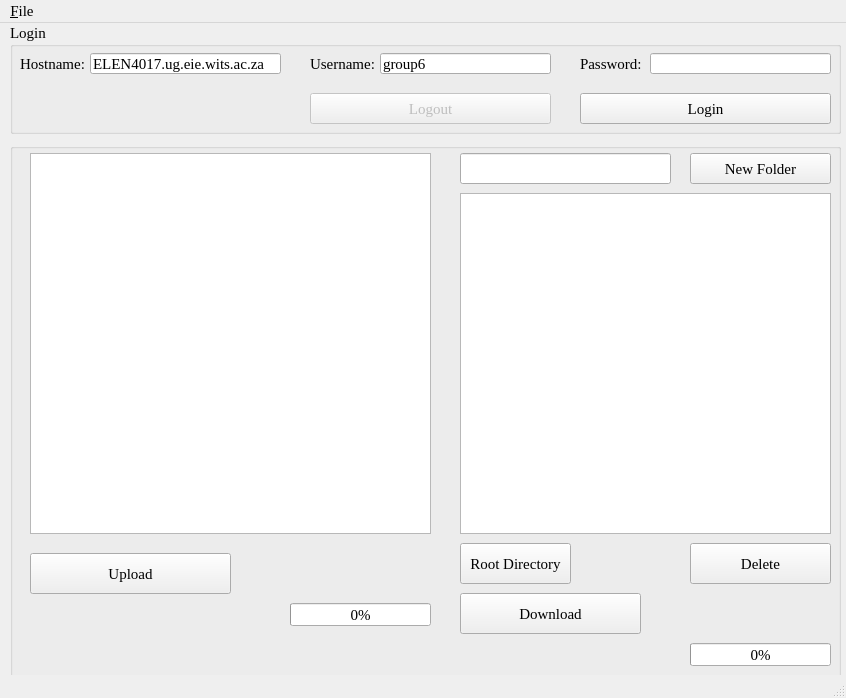
<?xml version="1.0" encoding="UTF-8"?>
<ui version="4.0">
 <class>clientUIMain</class>
 <widget class="QMainWindow" name="clientUIMain">
  <property name="windowModality">
   <enum>Qt::WindowModal</enum>
  </property>
  <property name="geometry">
   <rect>
    <x>0</x>
    <y>0</y>
    <width>846</width>
    <height>698</height>
   </rect>
  </property>
  <property name="minimumSize">
   <size>
    <width>846</width>
    <height>698</height>
   </size>
  </property>
  <property name="maximumSize">
   <size>
    <width>846</width>
    <height>698</height>
   </size>
  </property>
  <property name="baseSize">
   <size>
    <width>846</width>
    <height>698</height>
   </size>
  </property>
  <property name="font">
   <font>
    <family>Times New Roman</family>
    <pointsize>11</pointsize>
   </font>
  </property>
  <property name="windowTitle">
   <string>GROUP 6 FTP CLIENT</string>
  </property>
  <widget class="QWidget" name="centralwidget">
   <widget class="QGroupBox" name="groupBoxLogin">
    <property name="enabled">
     <bool>true</bool>
    </property>
    <property name="geometry">
     <rect>
      <x>10</x>
      <y>0</y>
      <width>831</width>
      <height>111</height>
     </rect>
    </property>
    <property name="font">
     <font>
      <family>Times New Roman</family>
      <pointsize>11</pointsize>
     </font>
    </property>
    <property name="title">
     <string>Login</string>
    </property>
    <property name="alignment">
     <set>Qt::AlignLeading|Qt::AlignLeft|Qt::AlignTop</set>
    </property>
    <property name="flat">
     <bool>false</bool>
    </property>
    <widget class="QPushButton" name="pushButtonLogin">
     <property name="geometry">
      <rect>
       <x>570</x>
       <y>70</y>
       <width>251</width>
       <height>31</height>
      </rect>
     </property>
     <property name="text">
      <string>Login</string>
     </property>
    </widget>
    <widget class="QLineEdit" name="lineEditHostName">
     <property name="geometry">
      <rect>
       <x>80</x>
       <y>30</y>
       <width>191</width>
       <height>21</height>
      </rect>
     </property>
     <property name="text">
      <string>ELEN4017.ug.eie.wits.ac.za</string>
     </property>
    </widget>
    <widget class="QLineEdit" name="lineEditUsername">
     <property name="geometry">
      <rect>
       <x>370</x>
       <y>30</y>
       <width>171</width>
       <height>21</height>
      </rect>
     </property>
     <property name="text">
      <string>group6</string>
     </property>
    </widget>
    <widget class="QLineEdit" name="lineEditPassword">
     <property name="geometry">
      <rect>
       <x>640</x>
       <y>30</y>
       <width>181</width>
       <height>21</height>
      </rect>
     </property>
     <property name="inputMethodHints">
      <set>Qt::ImhHiddenText|Qt::ImhNoAutoUppercase|Qt::ImhNoPredictiveText|Qt::ImhSensitiveData</set>
     </property>
     <property name="inputMask">
      <string/>
     </property>
     <property name="text">
      <string/>
     </property>
     <property name="maxLength">
      <number>32767</number>
     </property>
     <property name="echoMode">
      <enum>QLineEdit::Password</enum>
     </property>
     <property name="placeholderText">
      <string/>
     </property>
    </widget>
    <widget class="QLabel" name="labelHostName">
     <property name="geometry">
      <rect>
       <x>10</x>
       <y>30</y>
       <width>71</width>
       <height>21</height>
      </rect>
     </property>
     <property name="text">
      <string>Hostname:</string>
     </property>
     <property name="textFormat">
      <enum>Qt::PlainText</enum>
     </property>
    </widget>
    <widget class="QLabel" name="labelUsername">
     <property name="geometry">
      <rect>
       <x>300</x>
       <y>30</y>
       <width>71</width>
       <height>21</height>
      </rect>
     </property>
     <property name="text">
      <string>Username:</string>
     </property>
     <property name="textFormat">
      <enum>Qt::PlainText</enum>
     </property>
    </widget>
    <widget class="QLabel" name="labelPassword">
     <property name="geometry">
      <rect>
       <x>570</x>
       <y>30</y>
       <width>71</width>
       <height>21</height>
      </rect>
     </property>
     <property name="text">
      <string>Password:</string>
     </property>
    </widget>
    <widget class="QPushButton" name="pushButtonLogout">
     <property name="enabled">
      <bool>false</bool>
     </property>
     <property name="geometry">
      <rect>
       <x>300</x>
       <y>70</y>
       <width>241</width>
       <height>31</height>
      </rect>
     </property>
     <property name="text">
      <string>Logout</string>
     </property>
    </widget>
    <zorder>labelUsername</zorder>
    <zorder>labelHostName</zorder>
    <zorder>lineEditHostName</zorder>
    <zorder>lineEditUsername</zorder>
    <zorder>labelPassword</zorder>
    <zorder>lineEditPassword</zorder>
    <zorder>pushButtonLogin</zorder>
    <zorder>pushButtonLogout</zorder>
   </widget>
   <widget class="QGroupBox" name="groupBoxFileBrowsers">
    <property name="geometry">
     <rect>
      <x>10</x>
      <y>120</y>
      <width>831</width>
      <height>601</height>
     </rect>
    </property>
    <property name="maximumSize">
     <size>
      <width>846</width>
      <height>698</height>
     </size>
    </property>
    <property name="font">
     <font>
      <family>Times New Roman</family>
      <pointsize>11</pointsize>
     </font>
    </property>
    <property name="title">
     <string/>
    </property>
    <widget class="QTreeView" name="treeViewClientDirectory">
     <property name="geometry">
      <rect>
       <x>20</x>
       <y>10</y>
       <width>401</width>
       <height>381</height>
      </rect>
     </property>
     <property name="font">
      <font>
       <family>Times New Roman</family>
      </font>
     </property>
     <property name="whatsThis">
      <string>&lt;html&gt;&lt;head/&gt;&lt;body&gt;&lt;p&gt;help&lt;/p&gt;&lt;p&gt;my&lt;/p&gt;&lt;p&gt;self&lt;/p&gt;&lt;/body&gt;&lt;/html&gt;</string>
     </property>
    </widget>
    <widget class="QTableWidget" name="tableWidgetServerDirectory">
     <property name="geometry">
      <rect>
       <x>450</x>
       <y>50</y>
       <width>371</width>
       <height>341</height>
      </rect>
     </property>
     <property name="font">
      <font>
       <family>Times New Roman</family>
       <pointsize>9</pointsize>
      </font>
     </property>
     <property name="editTriggers">
      <set>QAbstractItemView::NoEditTriggers</set>
     </property>
     <property name="selectionMode">
      <enum>QAbstractItemView::SingleSelection</enum>
     </property>
     <property name="selectionBehavior">
      <enum>QAbstractItemView::SelectRows</enum>
     </property>
     <property name="textElideMode">
      <enum>Qt::ElideLeft</enum>
     </property>
    </widget>
    <widget class="QPushButton" name="pushButtonRootDirectory">
     <property name="geometry">
      <rect>
       <x>450</x>
       <y>400</y>
       <width>111</width>
       <height>41</height>
      </rect>
     </property>
     <property name="text">
      <string>Root Directory</string>
     </property>
    </widget>
    <widget class="QPushButton" name="pushButtonDeleteDirectory">
     <property name="geometry">
      <rect>
       <x>680</x>
       <y>400</y>
       <width>141</width>
       <height>41</height>
      </rect>
     </property>
     <property name="font">
      <font>
       <family>Times New Roman</family>
       <pointsize>11</pointsize>
      </font>
     </property>
     <property name="text">
      <string>Delete</string>
     </property>
    </widget>
    <widget class="QPushButton" name="pushButtonUpload">
     <property name="geometry">
      <rect>
       <x>20</x>
       <y>410</y>
       <width>201</width>
       <height>41</height>
      </rect>
     </property>
     <property name="font">
      <font>
       <family>Times New Roman</family>
       <pointsize>11</pointsize>
      </font>
     </property>
     <property name="text">
      <string>Upload</string>
     </property>
    </widget>
    <widget class="QPushButton" name="pushButtonDownload">
     <property name="geometry">
      <rect>
       <x>450</x>
       <y>450</y>
       <width>181</width>
       <height>41</height>
      </rect>
     </property>
     <property name="font">
      <font>
       <family>Times New Roman</family>
       <pointsize>11</pointsize>
      </font>
     </property>
     <property name="text">
      <string>Download</string>
     </property>
    </widget>
    <widget class="QPushButton" name="pushButtonCreateDirectory">
     <property name="geometry">
      <rect>
       <x>680</x>
       <y>10</y>
       <width>141</width>
       <height>31</height>
      </rect>
     </property>
     <property name="text">
      <string>New Folder</string>
     </property>
    </widget>
    <widget class="QLineEdit" name="lineEditNewDirectory">
     <property name="geometry">
      <rect>
       <x>450</x>
       <y>10</y>
       <width>211</width>
       <height>31</height>
      </rect>
     </property>
    </widget>
    <widget class="QLabel" name="labelStatus">
     <property name="geometry">
      <rect>
       <x>20</x>
       <y>510</y>
       <width>411</width>
       <height>21</height>
      </rect>
     </property>
     <property name="text">
      <string/>
     </property>
    </widget>
    <widget class="QLabel" name="labelUploadStatus">
     <property name="geometry">
      <rect>
       <x>20</x>
       <y>460</y>
       <width>241</width>
       <height>21</height>
      </rect>
     </property>
     <property name="text">
      <string/>
     </property>
    </widget>
    <widget class="QLabel" name="labelDownloadStatus">
     <property name="geometry">
      <rect>
       <x>450</x>
       <y>500</y>
       <width>211</width>
       <height>21</height>
      </rect>
     </property>
     <property name="text">
      <string/>
     </property>
    </widget>
    <widget class="QProgressBar" name="progressBarUpload">
     <property name="geometry">
      <rect>
       <x>280</x>
       <y>460</y>
       <width>141</width>
       <height>23</height>
      </rect>
     </property>
     <property name="value">
      <number>0</number>
     </property>
     <property name="textVisible">
      <bool>true</bool>
     </property>
    </widget>
    <widget class="QProgressBar" name="progressBarDownload">
     <property name="geometry">
      <rect>
       <x>680</x>
       <y>500</y>
       <width>141</width>
       <height>23</height>
      </rect>
     </property>
     <property name="value">
      <number>0</number>
     </property>
    </widget>
   </widget>
   <zorder>groupBoxFileBrowsers</zorder>
   <zorder>groupBoxLogin</zorder>
  </widget>
  <widget class="QMenuBar" name="menubar">
   <property name="geometry">
    <rect>
     <x>0</x>
     <y>0</y>
     <width>846</width>
     <height>21</height>
    </rect>
   </property>
   <property name="whatsThis">
    <string>File</string>
   </property>
   <widget class="QMenu" name="menu_file">
    <property name="title">
     <string>&amp;File</string>
    </property>
    <addaction name="action_Exit_2"/>
   </widget>
   <addaction name="menu_file"/>
  </widget>
  <widget class="QStatusBar" name="statusbar"/>
  <action name="action_Exit">
   <property name="text">
    <string>&amp;Exit</string>
   </property>
  </action>
  <action name="action_Exit_2">
   <property name="text">
    <string>&amp;Exit</string>
   </property>
  </action>
 </widget>
 <resources/>
 <connections/>
</ui>
